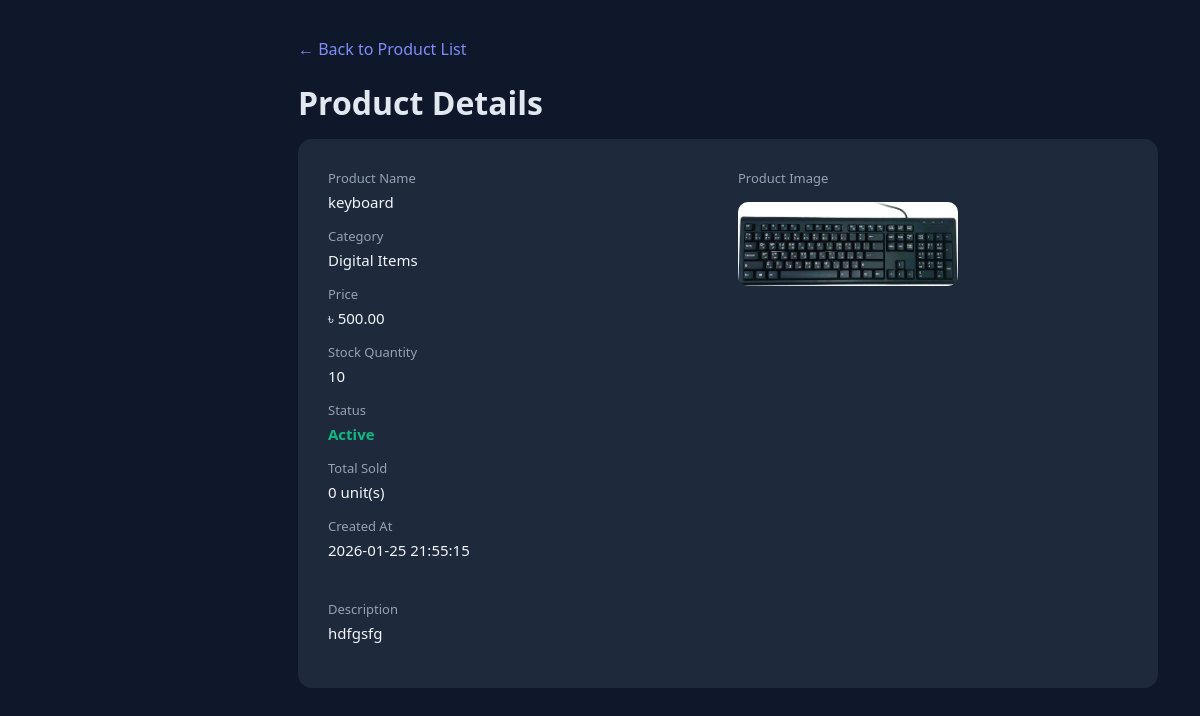
The app's page /admin/view_order.php?id=9 (signed in) with its own data.
### tables this page shows
CREATE TABLE `products` (
  `product_id` int(11) NOT NULL,
  `product_name` varchar(255) NOT NULL,
  `description` text DEFAULT NULL,
  `category` varchar(100) DEFAULT NULL,
  `price` decimal(10,2) NOT NULL,
  `stock_quantity` int(11) DEFAULT 0,
  `product_image` varchar(255) DEFAULT NULL,
  `is_active` tinyint(1) DEFAULT 1,
  `created_at` timestamp NOT NULL DEFAULT current_timestamp()
);

### admin/view_order.php (the view, shortened to what this page needs)
<?php
$conn = getConnection();
$product_id = (int) $_GET['id'];
$stmt = $conn->prepare("
    SELECT
        p.*,
        IFNULL(SUM(oi.quantity),0) AS total_sold
    FROM products p
    LEFT JOIN order_items oi ON oi.product_id = p.product_id
    LEFT JOIN orders o ON o.order_id = oi.order_id AND o.order_status = 'Delivered'
    WHERE p.product_id = ?
    GROUP BY p.product_id
");
$stmt->bind_param("i", $product_id);
$stmt->execute();
$result = $stmt->get_result();
$product = $result->fetch_assoc();
?>
<!DOCTYPE html>
<html>
<head>
</head>
<body>
<div class="admin-content">
    <a href="products.php">← Back to Product List</a>
    <h1>Product Details</h1>
    <div class="card">
        <div class="row">
            <div>
                <div class="field">
                    <div class="label">Product Name</div>
                    <div class="value"><?= htmlspecialchars($product['product_name']); ?></div>
                </div>
                <div class="field">
                    <div class="label">Category</div>
                    <div class="value"><?= htmlspecialchars($product['category']); ?></div>
                </div>
                <div class="field">
                    <div class="label">Price</div>
                    <div class="value">৳ <?= number_format($product['price'],2); ?></div>
                </div>
                <div class="field">
                    <div class="label">Stock Quantity</div>
                    <div class="value"><?= $product['stock_quantity']; ?></div>
                </div>
                <div class="field">
                    <div class="label">Status</div>
                    <div class="value">
                        <?= $product['is_active']
                            ? '<span class="badge-active">Active</span>'
                            : '<span class="badge-inactive">Inactive</span>'; ?>
                    </div>
                </div>
                <div class="field">
                    <div class="label">Total Sold</div>
                    <div class="value"><?= $product['total_sold']; ?> unit(s)</div>
                </div>
                <div class="field">
                    <div class="label">Created At</div>
                    <div class="value"><?= $product['created_at']; ?></div>
                </div>
            </div>
            <div>
                <div class="label">Product Image</div>
                <?php if(!empty($product['product_image'])): ?>
                    <img src="../uploads/products/<?= $product['product_image']; ?>" width="220">
                <?php else: ?>
                    <p style="color:#94a3b8;">No image available</p>
                <?php endif; ?>
            </div>
        </div>
        <div class="field" style="margin-top:25px;">
            <div class="label">Description</div>
            <div class="value"><?= nl2br(htmlspecialchars($product['description'])); ?></div>
        </div>
    </div>
</div>
</body>
</html>

### admin/view_order.php (style rules this page uses)
body { background:#0f172a; color:#e2e8f0; font-family:Segoe UI; }
.admin-content { margin-left:260px; padding:30px; }
.card { background:#1e293b; padding:30px; border-radius:14px; max-width:800px; }
h1 { margin-bottom:15px; }
.row { display:grid; grid-template-columns:1fr 1fr; gap:20px; }
.field { margin-bottom:15px; }
.label { font-size:13px; color:#94a3b8; margin-bottom:5px; }
.value { font-size:15px; color:#f1f5f9; }
.badge-active { color:#10b981; font-weight:bold; }
img { border-radius:10px; margin-top:10px; background:#334155; }
a { color:#818cf8; text-decoration:none; }

### records on screen
products: product_name "keyboard", category "Digital Items", price "500.00", stock_quantity "10", created_at "2026-01-25 21:55:15", product_image (picture), description "hdfgsfg"

### other values on screen
$product['total_sold'] "0"
